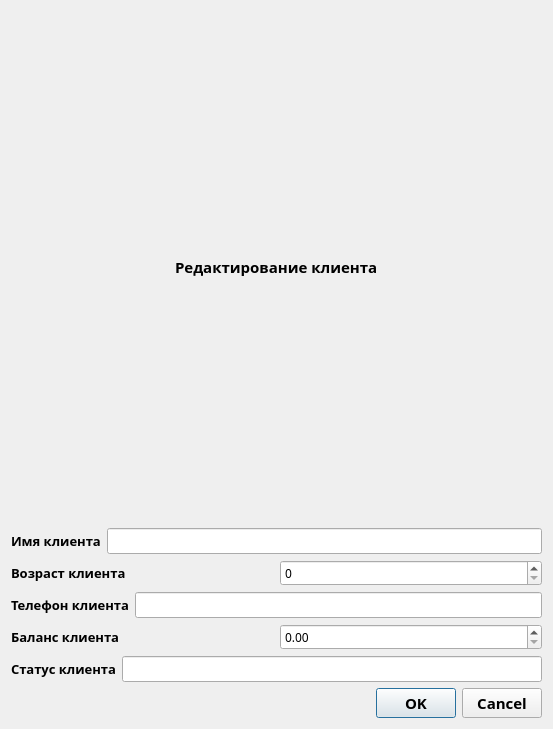
<?xml version="1.0" encoding="UTF-8"?>
<ui version="4.0">
 <class>editclient</class>
 <widget class="QDialog" name="editclient">
  <property name="geometry">
   <rect>
    <x>0</x>
    <y>0</y>
    <width>553</width>
    <height>729</height>
   </rect>
  </property>
  <property name="windowTitle">
   <string>Dialog</string>
  </property>
  <layout class="QGridLayout" name="gridLayout">
   <item row="1" column="0">
    <layout class="QVBoxLayout" name="verticalLayout">
     <item>
      <layout class="QHBoxLayout" name="horizontalLayout">
       <item>
        <spacer name="horizontalSpacer_2">
         <property name="font">
          <font>
           <family>Century Gothic</family>
           <pointsize>10</pointsize>
           <bold>true</bold>
          </font>
         </property>
         <property name="orientation">
          <enum>Qt::Orientation::Horizontal</enum>
         </property>
         <property name="sizeHint" stdset="0">
          <size>
           <width>40</width>
           <height>20</height>
          </size>
         </property>
        </spacer>
       </item>
       <item>
        <widget class="QLabel" name="label">
         <property name="font">
          <font>
           <family>Century Gothic</family>
           <pointsize>11</pointsize>
           <bold>true</bold>
          </font>
         </property>
         <property name="text">
          <string>Редактирование клиента</string>
         </property>
        </widget>
       </item>
       <item>
        <spacer name="horizontalSpacer">
         <property name="font">
          <font>
           <family>Century Gothic</family>
           <pointsize>10</pointsize>
           <bold>true</bold>
          </font>
         </property>
         <property name="orientation">
          <enum>Qt::Orientation::Horizontal</enum>
         </property>
         <property name="sizeHint" stdset="0">
          <size>
           <width>40</width>
           <height>20</height>
          </size>
         </property>
        </spacer>
       </item>
      </layout>
     </item>
     <item>
      <layout class="QHBoxLayout" name="horizontalLayout_5">
       <item>
        <widget class="QLabel" name="label_2">
         <property name="font">
          <font>
           <family>Century Gothic</family>
           <pointsize>10</pointsize>
           <bold>true</bold>
          </font>
         </property>
         <property name="text">
          <string>Имя клиента</string>
         </property>
        </widget>
       </item>
       <item>
        <widget class="QLineEdit" name="ClientName">
         <property name="font">
          <font>
           <family>Century Gothic</family>
           <pointsize>10</pointsize>
           <bold>true</bold>
          </font>
         </property>
        </widget>
       </item>
      </layout>
     </item>
     <item>
      <layout class="QHBoxLayout" name="horizontalLayout_6">
       <item>
        <widget class="QLabel" name="label_3">
         <property name="font">
          <font>
           <family>Century Gothic</family>
           <pointsize>10</pointsize>
           <bold>true</bold>
          </font>
         </property>
         <property name="text">
          <string>Возраст клиента</string>
         </property>
        </widget>
       </item>
       <item>
        <widget class="QSpinBox" name="ClientAge">
         <property name="font">
          <font>
           <family>Century Gothic</family>
           <pointsize>9</pointsize>
           <bold>false</bold>
          </font>
         </property>
        </widget>
       </item>
      </layout>
     </item>
     <item>
      <layout class="QHBoxLayout" name="horizontalLayout_4">
       <item>
        <widget class="QLabel" name="label_4">
         <property name="font">
          <font>
           <family>Century Gothic</family>
           <pointsize>10</pointsize>
           <bold>true</bold>
          </font>
         </property>
         <property name="text">
          <string>Телефон клиента</string>
         </property>
        </widget>
       </item>
       <item>
        <widget class="QLineEdit" name="ClientPhone">
         <property name="font">
          <font>
           <family>Century Gothic</family>
           <pointsize>10</pointsize>
           <bold>true</bold>
          </font>
         </property>
        </widget>
       </item>
      </layout>
     </item>
     <item>
      <layout class="QHBoxLayout" name="horizontalLayout_3">
       <item>
        <widget class="QLabel" name="label_5">
         <property name="font">
          <font>
           <family>Century Gothic</family>
           <pointsize>10</pointsize>
           <bold>true</bold>
          </font>
         </property>
         <property name="text">
          <string>Баланс клиента</string>
         </property>
        </widget>
       </item>
       <item>
        <widget class="QDoubleSpinBox" name="ClientBalance">
         <property name="font">
          <font>
           <family>Century Gothic</family>
           <pointsize>9</pointsize>
           <bold>false</bold>
          </font>
         </property>
        </widget>
       </item>
      </layout>
     </item>
     <item>
      <layout class="QHBoxLayout" name="horizontalLayout_2">
       <item>
        <widget class="QLabel" name="label_6">
         <property name="font">
          <font>
           <family>Century Gothic</family>
           <pointsize>10</pointsize>
           <bold>true</bold>
          </font>
         </property>
         <property name="text">
          <string>Статус клиента</string>
         </property>
        </widget>
       </item>
       <item>
        <widget class="QLineEdit" name="ClientStatus">
         <property name="font">
          <font>
           <family>Century Gothic</family>
           <pointsize>10</pointsize>
           <bold>true</bold>
          </font>
         </property>
        </widget>
       </item>
      </layout>
     </item>
    </layout>
   </item>
   <item row="2" column="0">
    <widget class="QDialogButtonBox" name="buttonBox">
     <property name="font">
      <font>
       <family>Century Gothic</family>
       <pointsize>11</pointsize>
       <bold>true</bold>
      </font>
     </property>
     <property name="orientation">
      <enum>Qt::Orientation::Horizontal</enum>
     </property>
     <property name="standardButtons">
      <set>QDialogButtonBox::StandardButton::Cancel|QDialogButtonBox::StandardButton::Ok</set>
     </property>
    </widget>
   </item>
  </layout>
 </widget>
 <resources/>
 <connections>
  <connection>
   <sender>buttonBox</sender>
   <signal>accepted()</signal>
   <receiver>editclient</receiver>
   <slot>accept()</slot>
   <hints>
    <hint type="sourcelabel">
     <x>248</x>
     <y>254</y>
    </hint>
    <hint type="destinationlabel">
     <x>157</x>
     <y>274</y>
    </hint>
   </hints>
  </connection>
  <connection>
   <sender>buttonBox</sender>
   <signal>rejected()</signal>
   <receiver>editclient</receiver>
   <slot>reject()</slot>
   <hints>
    <hint type="sourcelabel">
     <x>316</x>
     <y>260</y>
    </hint>
    <hint type="destinationlabel">
     <x>286</x>
     <y>274</y>
    </hint>
   </hints>
  </connection>
 </connections>
</ui>
